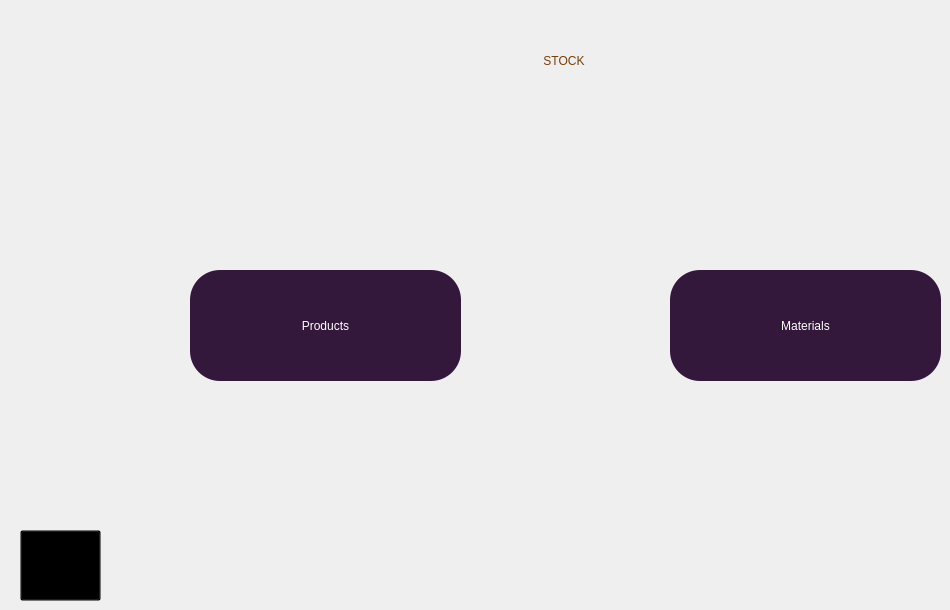
    <widget class="QWidget" name="stock">
     <widget class="QLabel" name="label_7">
      <property name="geometry">
       <rect>
        <x>439</x>
        <y>0</y>
        <width>250</width>
        <height>121</height>
       </rect>
      </property>
      <property name="styleSheet">
       <string notr="true">color: rgb(120, 63, 7);
font: 40pt &quot;Lemon&quot;;
background-color: rgb(0, 0, 0,0%);</string>
      </property>
      <property name="text">
       <string>STOCK</string>
      </property>
      <property name="scaledContents">
       <bool>true</bool>
      </property>
      <property name="alignment">
       <set>Qt::AlignCenter</set>
      </property>
     </widget>
     <widget class="QLabel" name="label_8">
      <property name="geometry">
       <rect>
        <x>0</x>
        <y>10</y>
        <width>151</width>
        <height>91</height>
       </rect>
      </property>
      <property name="styleSheet">
       <string notr="true">image: url(:/img/img/logo.png);
background-color: rgb(0, 0, 0, 0%);</string>
      </property>
      <property name="text">
       <string/>
      </property>
     </widget>
     <widget class="QToolButton" name="back_3">
      <property name="geometry">
       <rect>
        <x>20</x>
        <y>530</y>
        <width>81</width>
        <height>71</height>
       </rect>
      </property>
      <property name="styleSheet">
       <string notr="true">background-color: rgb(0, 0, 0, 0%);</string>
      </property>
      <property name="text">
       <string>...</string>
      </property>
      <property name="icon">
       <iconset resource="assets.qrc">
        <normaloff>:/img/img/icons8-back-80.png</normaloff>:/img/img/icons8-back-80.png</iconset>
      </property>
      <property name="iconSize">
       <size>
        <width>60</width>
        <height>60</height>
       </size>
      </property>
     </widget>
     <widget class="QToolButton" name="showProducts_2">
      <property name="geometry">
       <rect>
        <x>670</x>
        <y>270</y>
        <width>271</width>
        <height>111</height>
       </rect>
      </property>
      <property name="styleSheet">
       <string notr="true">color: rgb(255, 255, 255);
background-color: rgb(51, 24, 60);
border-radius: 30px;
font: 20pt &quot;MV Boli&quot;;
</string>
      </property>
      <property name="text">
       <string>Materials</string>
      </property>
      <property name="icon">
       <iconset>
        <normaloff>../../Dropbox/My PC (DESKTOP-2246E5D)/Downloads/icons/icons8-shopping-cart-96.png</normaloff>../../Dropbox/My PC (DESKTOP-2246E5D)/Downloads/icons/icons8-shopping-cart-96.png</iconset>
      </property>
      <property name="iconSize">
       <size>
        <width>40</width>
        <height>40</height>
       </size>
      </property>
      <property name="toolButtonStyle">
       <enum>Qt::ToolButtonTextUnderIcon</enum>
      </property>
     </widget>
     <widget class="QToolButton" name="addProduct_2">
      <property name="geometry">
       <rect>
        <x>190</x>
        <y>270</y>
        <width>271</width>
        <height>111</height>
       </rect>
      </property>
      <property name="styleSheet">
       <string notr="true">color: rgb(255, 255, 255);
background-color: rgb(51, 24, 60);
border-radius: 30px;
font: 20pt &quot;MV Boli&quot;;
</string>
      </property>
      <property name="text">
       <string>Products</string>
      </property>
      <property name="icon">
       <iconset>
        <normaloff>../../Dropbox/My PC (DESKTOP-2246E5D)/Downloads/icons/icons8-shopping-cart-96.png</normaloff>../../Dropbox/My PC (DESKTOP-2246E5D)/Downloads/icons/icons8-shopping-cart-96.png</iconset>
      </property>
      <property name="iconSize">
       <size>
        <width>40</width>
        <height>40</height>
       </size>
      </property>
      <property name="toolButtonStyle">
       <enum>Qt::ToolButtonTextUnderIcon</enum>
      </property>
     </widget>
    </widget>
